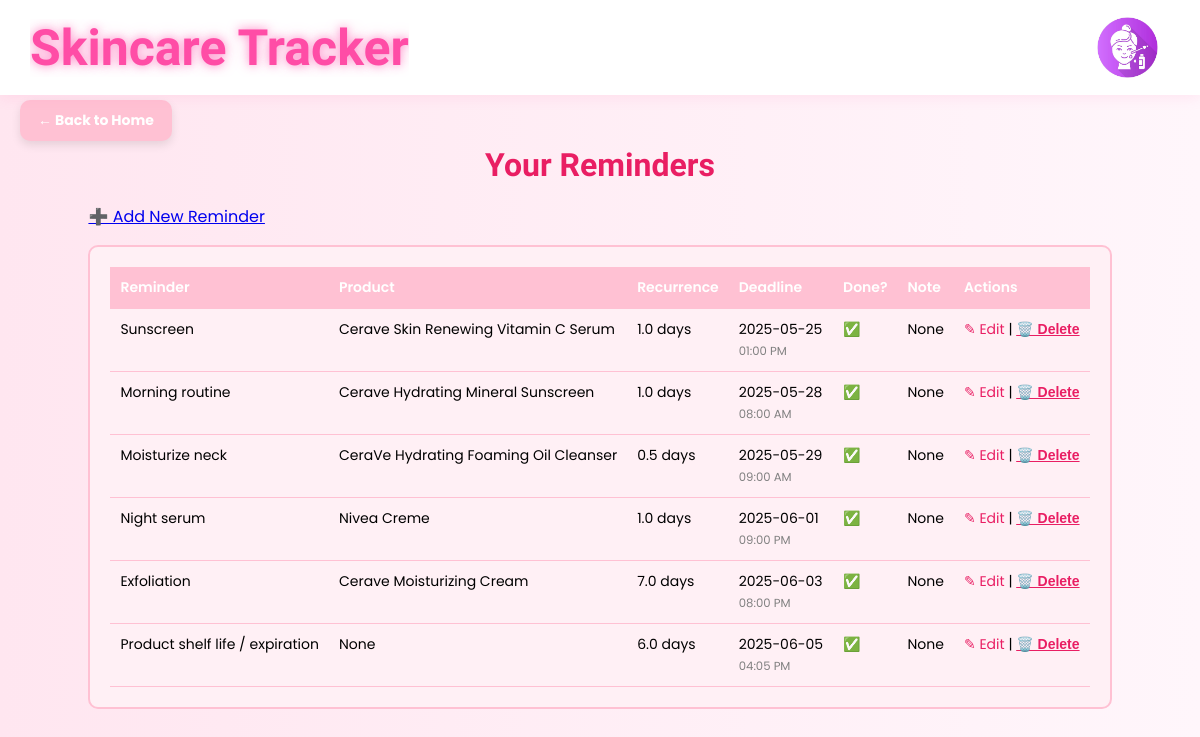
Page /reminder/ (signed in) on the committed database.
### tables this page shows
CREATE TABLE Reminders (
    reminder_id INTEGER PRIMARY KEY AUTOINCREMENT,
    reminder_type TEXT,
    alarm_date DATETIME,
    recurrence FLOAT,  
    reminder_note TEXT,  
    user_id INTEGER NOT NULL,
    product_id INTEGER,
    FOREIGN KEY (user_id) REFERENCES Users(user_id),
    FOREIGN KEY (product_id) REFERENCES Products(product_id)
);

CREATE TABLE Products (
    product_id INTEGER PRIMARY KEY AUTOINCREMENT,
    product_name TEXT NOT NULL,
    type TEXT,
    amazon_link TEXT,
    directions TEXT,
    shelflife INTEGER,
    ingredients TEXT,
    product_pic TEXT, 
    user_id INTEGER REFERENCES Users(user_id)
);

### routes/reminder_routes.py (the view)
@reminder_bp.route("/reminder")
@reminder_bp.route("/")
def view_reminder():
    user_id = session.get("user_id", 1)
    db = __import__("app").app.get_db_connection()
    entries = db.execute(
        """
        SELECT R.*, P.product_name
        FROM Reminders R LEFT JOIN Products P ON R.product_id = P.product_id
        WHERE R.user_id = ?
        ORDER BY R.alarm_date ASC
        """,
        (user_id,),
    ).fetchall()
    db.close()
    return render_template("reminder.html", reminders=entries)

### app.py (called while the page is built)
def get_db_connection():
    conn = sqlite3.connect(st_db)
    conn.row_factory = sqlite3.Row
    return conn

### templates/reminder/reminder.html (shortened to what this page needs)
{% extends "base.html" %}
{% block content %}
<a href="/homepage" class="corner-back-btn">← Back to Home</a>
<div class="reminders-page">
    <h1 class="reminders-title">Your Reminders</h1>
    <a href="reminder/add" class="btn btn-primary mt-4">➕ Add New Reminder</a>
    <div class="reminder-table-wrapper mt-4">
        <div class="reminder-table">
            <table>
                <thead>
                    <tr>
                        <th>Reminder</th>
                        <th>Product</th>
                        <th>Recurrence</th>
                        <th>Deadline</th>
                        <th>Done?</th>
                        <th>Note</th>
                        <th>Actions</th>
                    </tr>
                </thead>
                <tbody>
                    {% if reminders %}
                    {% for r in reminders %}
                    <tr class="reminder {% if r.completed %}completed{% endif %}">
                        <td>{{ r.reminder_type|capitalize }} </td>
                        <td>{{ r.product_name }}</td>
                        <td> {{ r.recurrence }} days</td>
                        <td>
                            {% set dt = r.alarm_date.split(' ') %}
                                {{ dt[0] }}<br>
                                {% if dt|length > 1 %}
                                {% set t = dt[1].split(':') %}
                                {% set hour = t[0]|int %}
                                {% set minute = t[1] %}
                                {% set am_pm = "AM" if hour < 12 else "PM" %} {% set hour12=12 if hour==0 else (hour if hour <=12 else hour - 12) %}
                                    <small style="color: gray;">{{ '%02d' % hour12 }}:{{ minute }} {{ am_pm }}</small>
                                    {% endif %}
                        </td>
                        <td><a href="reminder/update/{{ r.reminder_id }}">✅</a></td>
                        <td>{{ r.reminder_note }}</td>
                        <td>
                            <a href="reminder/edit/{{ r.reminder_id }}">✎ Edit</a> |
                            <form method="POST" action="delete/{{ r.reminder_id }}" style="display:inline;"
                                onsubmit="return confirm('Are you sure you want to delete this product?');">
                                <button type="submit" class="delete-btn">🗑️ Delete</button>
                            </form>
                        </td>
                    </tr>
                    {% endfor %}
                    {% else %}
                    <p>No reminders found.</p>
                    {% endif %}
                </tbody>
            </table>
        </div>
    </div>
</div>
{% endblock %}

### static/css/style.css (style rules this page uses)
body { font-family: 'Poppins', sans-serif; background: linear-gradient(to right, #ffe6f0, #fff6fb); margin: 0; padding: 0; }
.delete-btn { background: none; border: none; color: #ff5c8a; cursor: pointer; font-size: 1em; padding: 0; text-decoration: underline; }
.corner-back-btn { position: fixed; top: 100px; left: 20px; background-color: #ffc1d3; color: white; font-weight: bold; padding: 10px 18px; border-radius: 10px; text-align: center; text-decoration: none; font-size: 14px; z-index: 999; box-shadow: 0 4px 10px rgba(0, 0, 0, 0.1); transition: background 0.2s ease-in-out; }

### templates/reminder/reminder.html (style rules this page uses)
.reminders-page { padding: 30px; }
.reminders-title { text-align: center; font-family: 'Dancing Script', cursive; color: #e91e63; font-size: 32px; margin-bottom: 20px; }
.reminder-table-wrapper { max-height: 500px; overflow-y: auto; border-radius: 10px; border: 2px solid #ffc1d3; background: #fff0f5; padding: 20px; }
.reminder-table table { width: 100%; border-collapse: collapse; font-family: 'Poppins', sans-serif; font-size: 14px; }
.reminder-table th, .reminder-table td { border-bottom: 1px solid #ffc1d3; padding: 10px; text-align: left; vertical-align: top; }
.reminder-table th { background-color: #ffc1d3; color: white; font-weight: 600; }
.reminder-table td a { color: #e91e63; text-decoration: none; }
.reminder-table .delete-btn { background: none; color: #e91e63; border: none; font-weight: bold; cursor: pointer; }
.corner-back-btn { position: fixed; top: 100px; left: 20px; background-color: #ffc1d3; color: white; font-weight: bold; padding: 10px 18px; border-radius: 10px; text-align: center; text-decoration: none; font-size: 14px; z-index: 999; box-shadow: 0 4px 10px rgba(0, 0, 0, 0.1); transition: background 0.2s ease-in-out; }

### rows in the picture
Reminders: reminder_type "Sunscreen", product_name "Cerave Skin Renewing Vitamin C Serum", recurrence "1.0", alarm_date "2025-05-25", hour12 "01", minute "00", am_pm "PM", reminder_note "None"
Reminders: reminder_type "Morning routine", product_name "Cerave Hydrating Mineral Sunscreen", recurrence "1.0", alarm_date "2025-05-28", hour12 "08", minute "00", am_pm "AM", reminder_note "None"
Reminders: reminder_type "Moisturize neck", product_name "CeraVe Hydrating Foaming Oil Cleanser", recurrence "0.5", alarm_date "2025-05-29", hour12 "09", minute "00", am_pm "AM", reminder_note "None"
Reminders: reminder_type "Night serum", product_name "Nivea Creme", recurrence "1.0", alarm_date "2025-06-01", hour12 "09", minute "00", am_pm "PM", reminder_note "None"
Reminders: reminder_type "Exfoliation", product_name "Cerave Moisturizing Cream", recurrence "7.0", alarm_date "2025-06-03", hour12 "08", minute "00", am_pm "PM", reminder_note "None"
Reminders: reminder_type "Product shelf life / expiration", product_name "None", recurrence "6.0", alarm_date "2025-06-05", hour12 "04", minute "05", am_pm "PM", reminder_note "None"
